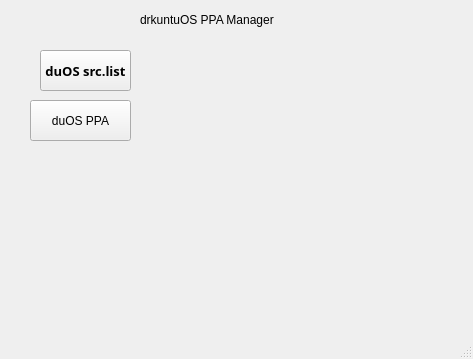
<?xml version="1.0" encoding="UTF-8"?>
<ui version="4.0">
 <class>MainWindow</class>
 <widget class="QMainWindow" name="MainWindow">
  <property name="geometry">
   <rect>
    <x>0</x>
    <y>0</y>
    <width>473</width>
    <height>359</height>
   </rect>
  </property>
  <property name="windowTitle">
   <string>MainWindow</string>
  </property>
  <widget class="QWidget" name="centralwidget">
   <widget class="QLabel" name="label">
    <property name="geometry">
     <rect>
      <x>140</x>
      <y>10</y>
      <width>191</width>
      <height>20</height>
     </rect>
    </property>
    <property name="text">
     <string>drkuntuOS PPA Manager</string>
    </property>
   </widget>
   <widget class="QPushButton" name="pushButton">
    <property name="geometry">
     <rect>
      <x>40</x>
      <y>50</y>
      <width>91</width>
      <height>41</height>
     </rect>
    </property>
    <property name="font">
     <font>
      <family>Ubuntu Condensed</family>
      <pointsize>10</pointsize>
      <bold>true</bold>
     </font>
    </property>
    <property name="text">
     <string>duOS src.list</string>
    </property>
   </widget>
   <widget class="QPushButton" name="pushButton_2">
    <property name="geometry">
     <rect>
      <x>30</x>
      <y>100</y>
      <width>101</width>
      <height>41</height>
     </rect>
    </property>
    <property name="text">
     <string>duOS PPA</string>
    </property>
   </widget>
  </widget>
  <widget class="QMenuBar" name="menubar">
   <property name="geometry">
    <rect>
     <x>0</x>
     <y>0</y>
     <width>473</width>
     <height>22</height>
    </rect>
   </property>
  </widget>
  <widget class="QStatusBar" name="statusbar"/>
 </widget>
 <resources/>
 <connections/>
</ui>
